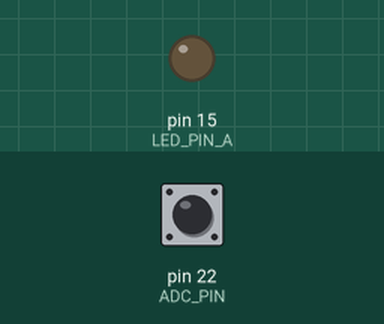
A sketch run on a simulated Arduino Mega 2560, built with avr-gcc and run on an emulated ATmega2560. On the bench: output pins drawn as LEDs (lit = HIGH). Dashed ring = blinking. Inputs (shaded band) come from the test bench; at power-on: pin 22 (ADC_PIN) HIGH. What the sketch prints to the serial monitor is not drawn.

Above: at 1.2 s.
1.3 s: pin 22 (ADC_PIN) driven LOW
At 2.0 s:
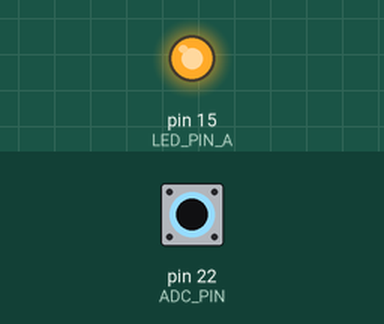
2.8 s: pin 22 (ADC_PIN) driven HIGH
At 3.1 s:
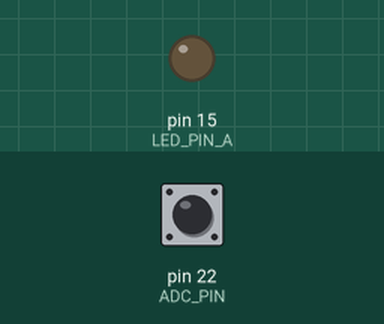
4.3 s: pin 22 (ADC_PIN) pulsed LOW 2 times (0.12 s each, 0.3 s apart)
At 4.36 s:
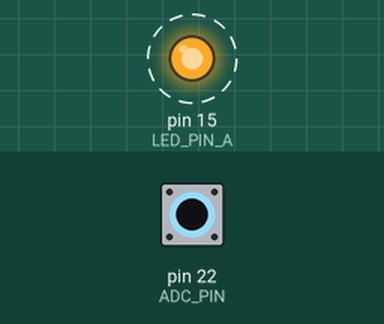
7.9 s: pin 22 (ADC_PIN) pulsed LOW 5 times (0.12 s each, 0.3 s apart)
At 9.9 s:
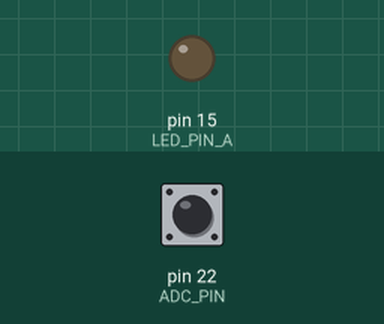
Timing chart, 0 to 11.4 s (numbered marks = the images above; inputs shaded):
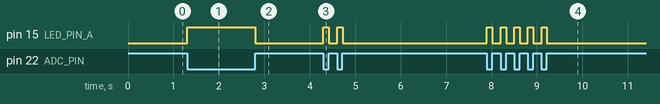

Measured:
- after the input at 1.3 s, pin 15 (LED_PIN_A): LOW → HIGH at once
- after the input at 2.8 s, pin 15 (LED_PIN_A): HIGH → LOW at once
- after the input at 4.3 s, pin 15 (LED_PIN_A): alternates HIGH for 0.12 s and LOW for 0.18 s, 4 changes in all, then stays LOW, starting at once
- after the input at 7.9 s, pin 15 (LED_PIN_A): alternates HIGH for 0.12 s and LOW for 0.18 s, 10 changes in all, then stays LOW, starting at once

The sketch:

ldr.ino
```cpp
#define LED_PIN_A 15
#define ADC_PIN 22
bool val;
void setup() {

  // put your setup code here, to run once:
  pinMode(LED_PIN_A, OUTPUT);
  pinMode(ADC_PIN, INPUT);
  Serial.begin(115200);

}

void loop() {
  // put your main code here, to run repeatedly:
  val = digitalRead(ADC_PIN );
  if(val == LOW)
  {
digitalWrite(LED_PIN_A,HIGH);
Serial.println("red_led_ON\n");
  }
  else if(val== HIGH)
  {
  //digitalWrite(LED_PIN_B,LOW);

//delay(1000);
digitalWrite(LED_PIN_A,LOW);

Serial.println("red_led_OFF\n");
//delay(1000);

}
}
```
